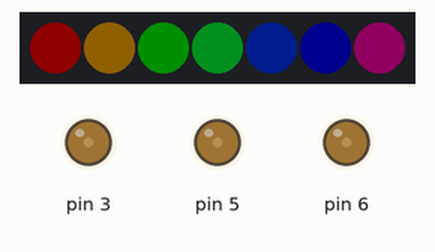
This sketch was run on a simulated Arduino Uno, built with avr-gcc and run on an emulated ATmega328P. Parts: 7 RGB LEDs in strip order, left to right, output pins drawn as LEDs (lit = HIGH). Dim RGB values are drawn brighter than linear.

Above: at 0.16 s.
At 0.77 s:
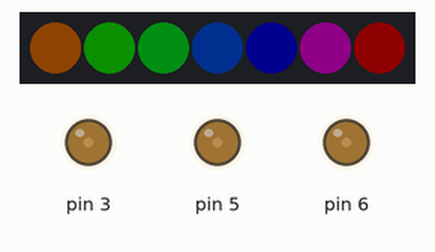
At 1.38 s:
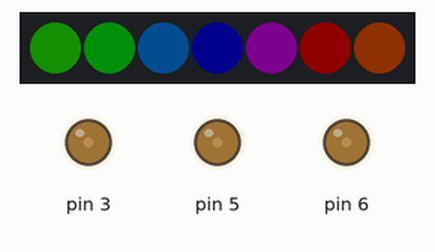
At 2.61 s:
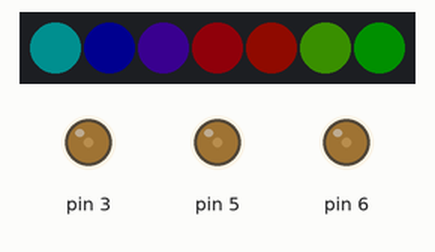
At 3.84 s:
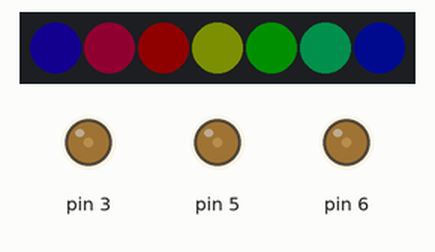
At 5.37 s:
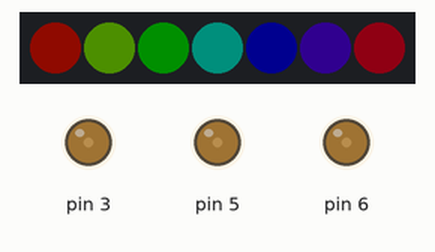
Timing chart, 0 to 40.0 s (numbered marks = the images above):
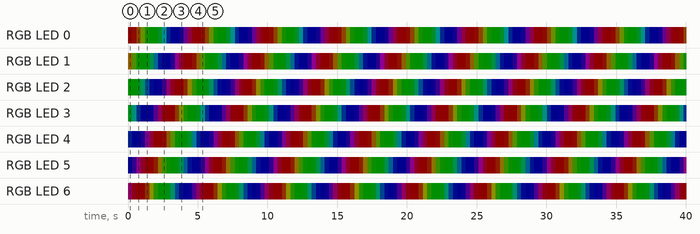

Measured:
- by itself, everything shown: repeats every 4.9 s, in 16 steps

The sketch:

hardware5.ino
```cpp
// A basic everyday NeoPixel strip test program.

// NEOPIXEL BEST PRACTICES for most reliable operation:
// - Add 1000 uF CAPACITOR between NeoPixel strip's + and - connections.
// - MINIMIZE WIRING LENGTH between microcontroller board and first pixel.
// - NeoPixel strip's DATA-IN should pass through a 300-500 OHM RESISTOR.
// - AVOID connecting NeoPixels on a LIVE CIRCUIT. If you must, ALWAYS
//   connect GROUND (-) first, then +, then data.
// - When using a 3.3V microcontroller with a 5V-powered NeoPixel strip,
//   a LOGIC-LEVEL CONVERTER on the data line is STRONGLY RECOMMENDED.
// (Skipping these may work OK on your workbench but can fail in the field)

#include <Adafruit_NeoPixel.h>
#ifdef __AVR__
 #include <avr/power.h> // Required for 16 MHz Adafruit Trinket
#endif

// Which pin on the Arduino is connected to the NeoPixels?
// On a Trinket or Gemma we suggest changing this to 1:
#define LED_PIN    8

// How many NeoPixels are attached to the Arduino?
#define LED_COUNT 7

// Declare our NeoPixel strip object:
Adafruit_NeoPixel strip(LED_COUNT, LED_PIN, NEO_GRB + NEO_KHZ800);
// Argument 1 = Number of pixels in NeoPixel strip
// Argument 2 = Arduino pin number (most are valid)
// Argument 3 = Pixel type flags, add together as needed:
//   NEO_KHZ800  800 KHz bitstream (most NeoPixel products w/WS2812 LEDs)
//   NEO_KHZ400  400 KHz (classic 'v1' (not v2) FLORA pixels, WS2811 drivers)
//   NEO_GRB     Pixels are wired for GRB bitstream (most NeoPixel products)
//   NEO_RGB     Pixels are wired for RGB bitstream (v1 FLORA pixels, not v2)
//   NEO_RGBW    Pixels are wired for RGBW bitstream (NeoPixel RGBW products)


// setup() function -- runs once at startup --------------------------------

void setup() {
  analogWrite(3, 50);
  analogWrite(5, 50);
  analogWrite(6, 50);
  // These lines are specifically to support the Adafruit Trinket 5V 16 MHz.
  // Any other board, you can remove this part (but no harm leaving it):
#if defined(__AVR_ATtiny85__) && (F_CPU == 16000000)
  clock_prescale_set(clock_div_1);
#endif
  // END of Trinket-specific code.

  strip.begin();           // INITIALIZE NeoPixel strip object (REQUIRED)
  strip.show();            // Turn OFF all pixels ASAP
  strip.setBrightness(15); // Set BRIGHTNESS to about 1/5 (max = 255)
}


// loop() function -- runs repeatedly as long as board is on ---------------

void loop() {
  // Fill along the length of the strip in various colors...

  rainbow(10);             // Flowing rainbow cycle along the whole strip
}


// Some functions of our own for creating animated effects -----------------

void rainbow(int wait) {
  // Hue of first pixel runs 5 complete loops through the color wheel.
  // Color wheel has a range of 65536 but it's OK if we roll over, so
  // just count from 0 to 5*65536. Adding 256 to firstPixelHue each time
  // means we'll make 5*65536/256 = 1280 passes through this loop:
  for(long firstPixelHue = 0; firstPixelHue < 5*65536; firstPixelHue += 256) {
    // strip.rainbow() can take a single argument (first pixel hue) or
    // optionally a few extras: number of rainbow repetitions (default 1),
    // saturation and value (brightness) (both 0-255, similar to the
    // ColorHSV() function, default 255), and a true/false flag for whether
    // to apply gamma correction to provide 'truer' colors (default true).
    strip.rainbow(firstPixelHue);
    // Above line is equivalent to:
    // strip.rainbow(firstPixelHue, 1, 255, 255, true);
    strip.show(); // Update strip with new contents
    delay(wait);  // Pause for a moment
  }
}
```
